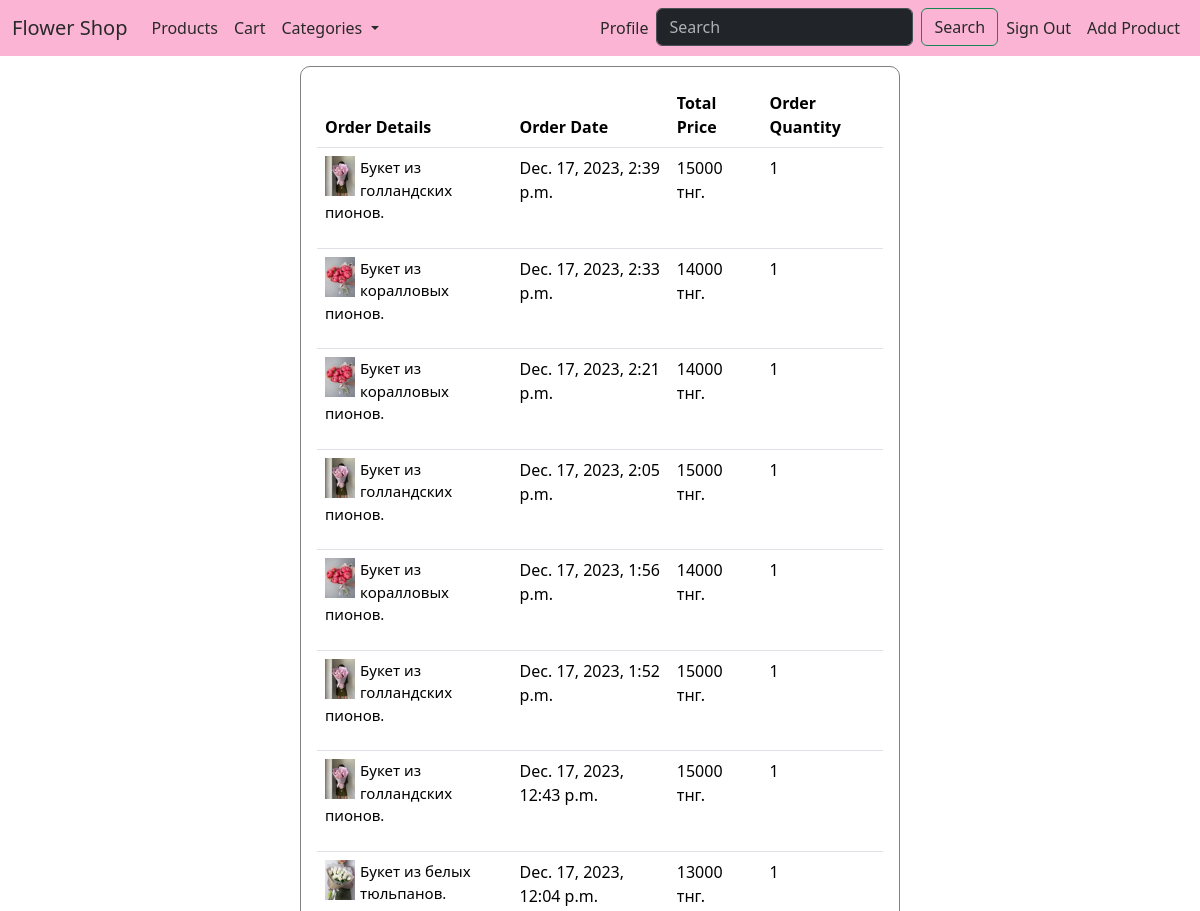
Before: /order_history/ (signed in, upper part) with the older database file.
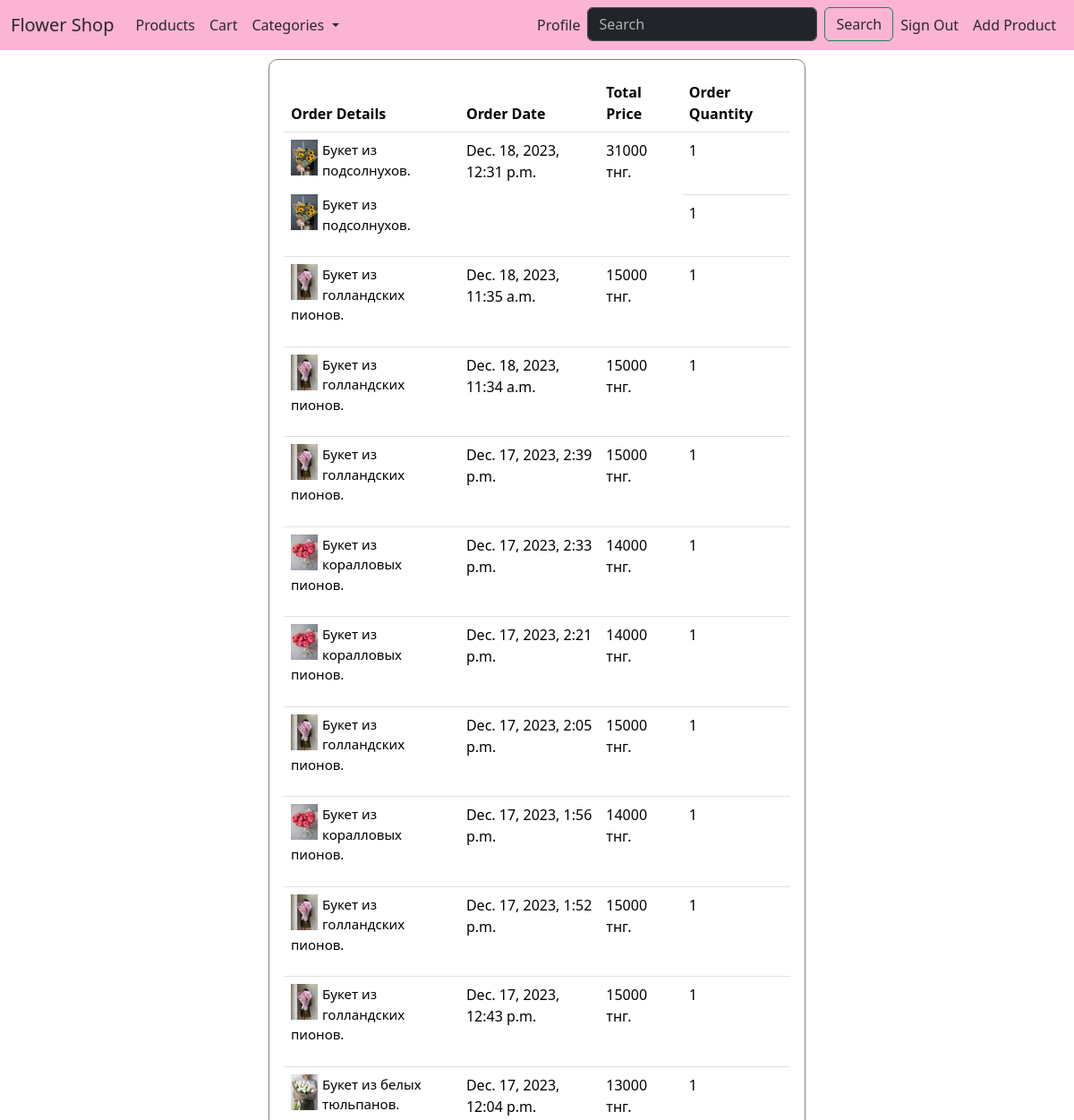
After: the same page with the newer database file.
### store/models.py (models this page shows, shortened)
class OrderItem(models.Model):
    order = models.ForeignKey(Order, on_delete=models.CASCADE)
    product = models.ForeignKey(Product, on_delete=models.CASCADE)
    quantity = models.PositiveIntegerField(default=1)

class Product(models.Model):
    name = models.CharField(max_length=100)
    description = models.TextField(null=True, blank=True)
    image = models.ImageField(upload_to='products')
    country = models.CharField(max_length=20, choices=COUNTRY_CHOICES)
    price = models.PositiveIntegerField()
    value = models.DecimalField(max_digits=10, decimal_places=2)
    unit = models.CharField(max_length=20, choices=UNIT_CHOICES)
    category = models.CharField(max_length=20, choices=CATEGORY_CHOICES)
    class Meta:
        verbose_name = 'Product'
        verbose_name_plural = 'Products'

class Order(models.Model):
    user = models.ForeignKey(settings.AUTH_USER_MODEL, on_delete=models.CASCADE)
    items = models.ManyToManyField('Product', through='OrderItem')
    total_price = models.PositiveIntegerField()
    order_date = models.DateTimeField(auto_now_add=True)

### store/views.py (the view)
# urls.py: path('order_history/', OrderHistoryView.as_view(), name='order_history_url'),
class OrderHistoryView(View):
    template_name = 'order_history.html'
    def get(self, request):
        orders = Order.objects.filter(user=request.user).order_by('-order_date')
        return render(request, self.template_name, {'orders': orders})

### store/templates/order_history.html
{% extends 'base.html' %}
{% block content %}
    <div class="w-50 p-3" align="left" style="border: 1px solid gray; border-radius: 10px; margin-top: 10px;">
        {% if orders %}
            <table class="table">
                <thead>
                    <tr>
                        <th>Order Details</th>
                        <th>Order Date</th>
                        <th>Total Price</th>
                        <th>Order Quantity</th>
                    </tr>
                </thead>
                <tbody>
                    {% for order in orders %}
                        {% with order_items=order.orderitem_set.all %}
                            {% for item in order_items %}
                                <tr>
                                    {% if forloop.first %}
                                        <td rowspan="{{ order_items|length }}">
                                            {% for subitem in order_items %}
                                                <div>
                                                    <img src="{{ subitem.product.image.url }}" alt="{{ subitem.product.name }}" width="30" style="margin-right: 5px; float: left;">
                                                    <p style="font-size: 15px;">{{ subitem.product.name }}</p>
                                                </div>
                                            {% endfor %}
                                        </td>
                                        <td rowspan="{{ order_items|length }}">{{ order.order_date }}</td>
                                        <td rowspan="{{ order_items|length }}">{{ order.total_price }} тнг.</td>
                                    {% endif %}
                                    <td>{{ item.quantity }}</td>
                                </tr>
                            {% endfor %}
                        {% endwith %}
                    {% endfor %}
                </tbody>
            </table>
        {% else %}
            <p>No orders found.</p>
        {% endif %}
    </div>
{% endblock %}

Changed rows visible on the page:
added Order: order_date "Dec. 18, 2023, 12:31 p.m.", total_price "31000"
added OrderItem: product.image (picture), product.name "Букет из подсолнухов.", quantity "1"
added OrderItem: product.image (picture), product.name "Букет из подсолнухов.", quantity "1"
added Order: order_date "Dec. 18, 2023, 11:35 a.m.", total_price "15000"
added OrderItem: product.image (picture), product.name "Букет из голландских пионов.", quantity "1"
added Order: order_date "Dec. 18, 2023, 11:34 a.m.", total_price "15000"
added OrderItem: product.image (picture), product.name "Букет из голландских пионов.", quantity "1"
